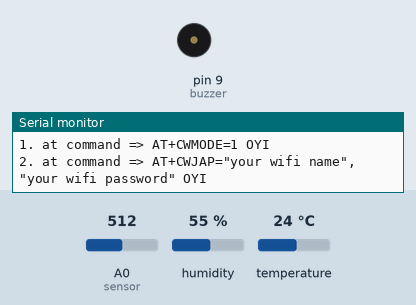
The sketch below on a simulated Arduino Uno, built with avr-gcc and run on an emulated ATmega328P. Shown: buzzer (waves = sounding, pin HIGH), the last lines printed to the serial monitor. The test bench sets the inputs (shaded band); at power-on: A0 (sensor) = 512, humidity 55 %, temperature 24 °C. The modem accepts every AT command (registered, SIM ready, sends succeed) and sends nothing else.

Above: at 0.1 s.
At 1.9 s:
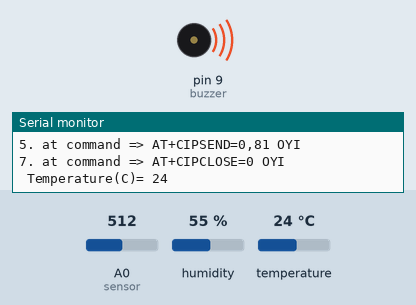
Timing chart, 0 to 3.4 s (numbered marks = the images above):
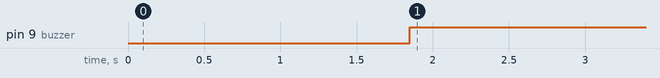

Measured:
- by itself, pin 9 (buzzer): LOW → HIGH at 1.9 s

The sketch:

esp4.ino
```cpp
#include <SoftwareSerial.h>
#include <dht11.h>
#define RX 2
#define TX 3
#define dht_apin 11 // Analog Pin sensor is connected to
dht11 dhtObject;
#define VOLTAGE_MAX 5.0
#define VOLTAGE_MAXCOUNTS 1023.0
float sensor=A0;
float gas_value;
String AP = "your wifi name";       // AP NAME
String PASS = "your wifi password"; // AP PASSWORD
String API = "your thingspeak api key";   // Write API KEY
String HOST = "api.thingspeak.com";
String PORT = "80";
//String field = "field1";
int countTrueCommand;
int countTimeCommand;
boolean found = false;
int valSensor = 1;
const int buzzer = 9;
SoftwareSerial esp8266(RX,TX);


void setup() {
  pinMode(buzzer, OUTPUT);
  Serial.begin(9600);
  esp8266.begin(115200);
  sendCommand("AT",5,"OK");
  sendCommand("AT+CWMODE=1",5,"OK");
  sendCommand("AT+CWJAP=\""+ AP +"\",\""+ PASS +"\"",20,"OK");

}

void loop() {
 String temp = getTemperatureValue();
 String humidity=getHumidityValue();
 String gas_value=getAirValue();
 String sendData = "GET /update?api_key="+ API +"&field1="+temp+"&field2="+humidity+"&field3="+gas_value;
 sendCommand("AT+CIPMUX=1",5,"OK");
 sendCommand("AT+CIPSTART=0,\"TCP\",\""+ HOST +"\","+ PORT,15,"OK");
 sendCommand("AT+CIPSEND=0," +String(sendData.length()+4),4,">");
 esp8266.println(sendData);
 delay(1500);
 countTrueCommand++;
 sendCommand("AT+CIPCLOSE=0",5,"OK");
 if ( (temp > "50") || (humidity > "80") || (gas_value > "500"))
{
  digitalWrite(buzzer, HIGH);   // turn the LED on (HIGH is the voltage level)


}
}

String getTemperatureValue(){

   dhtObject.read(dht_apin);
   Serial.print(" Temperature(C)= ");
   int temp = dhtObject.temperature;
   Serial.println(temp);
   delay(50);
   return String(temp);

}


String getHumidityValue(){

   dhtObject.read(dht_apin);
   Serial.print(" Humidity in %= ");
   int humidity = dhtObject.humidity;
   Serial.println(humidity);
   delay(50);
   return String(humidity);

}
String getAirValue(){
  gas_value=analogRead(sensor);
   Serial.print(" air = ");
  Serial.println(gas_value);
  delay(50);
  return String(gas_value);


}


void sendCommand(String command, int maxTime, char readReplay[]) {
  Serial.print(countTrueCommand);
  Serial.print(". at command => ");
  Serial.print(command);
  Serial.print(" ");
  while(countTimeCommand < (maxTime*1))
  {
    esp8266.println(command);//at+cipsend
    if(esp8266.find(readReplay))//ok
    {
      found = true;
      break;
    }

    countTimeCommand++;
  }

  if(found == true)
  {
    Serial.println("OYI");
    countTrueCommand++;
    countTimeCommand = 0;
  }

  if(found == false)
  {
    Serial.println("Fail");
    countTrueCommand = 0;
    countTimeCommand = 0;
  }

  found = false;
 }
```
